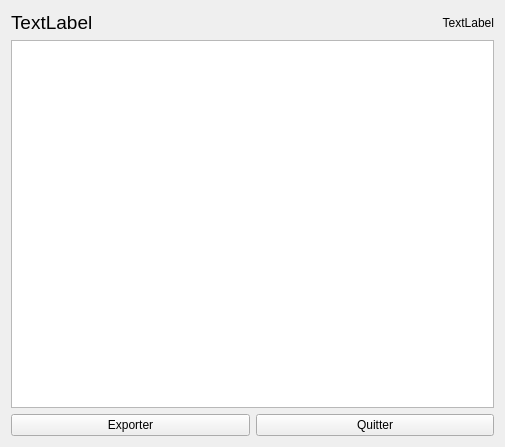
<?xml version="1.0" encoding="UTF-8"?>
<ui version="4.0">
 <class>ViewNoteWindow</class>
 <widget class="QWidget" name="ViewNoteWindow">
  <property name="geometry">
   <rect>
    <x>0</x>
    <y>0</y>
    <width>505</width>
    <height>447</height>
   </rect>
  </property>
  <property name="windowTitle">
   <string>Form</string>
  </property>
  <layout class="QVBoxLayout" name="verticalLayout">
   <item>
    <layout class="QHBoxLayout" name="horizontalLayout_2">
     <item>
      <widget class="QLabel" name="title_label">
       <property name="font">
        <font>
         <pointsize>14</pointsize>
        </font>
       </property>
       <property name="text">
        <string>TextLabel</string>
       </property>
      </widget>
     </item>
     <item>
      <widget class="QLabel" name="date_label">
       <property name="text">
        <string>TextLabel</string>
       </property>
       <property name="alignment">
        <set>Qt::AlignRight|Qt::AlignTrailing|Qt::AlignVCenter</set>
       </property>
      </widget>
     </item>
    </layout>
   </item>
   <item>
    <widget class="QPlainTextEdit" name="content_plain_text_edit">
     <property name="readOnly">
      <bool>true</bool>
     </property>
    </widget>
   </item>
   <item>
    <layout class="QHBoxLayout" name="horizontalLayout">
     <item>
      <widget class="QPushButton" name="export_button">
       <property name="text">
        <string>Exporter</string>
       </property>
      </widget>
     </item>
     <item>
      <widget class="QPushButton" name="quit_button">
       <property name="text">
        <string>Quitter</string>
       </property>
      </widget>
     </item>
    </layout>
   </item>
  </layout>
 </widget>
 <resources/>
 <connections/>
</ui>
